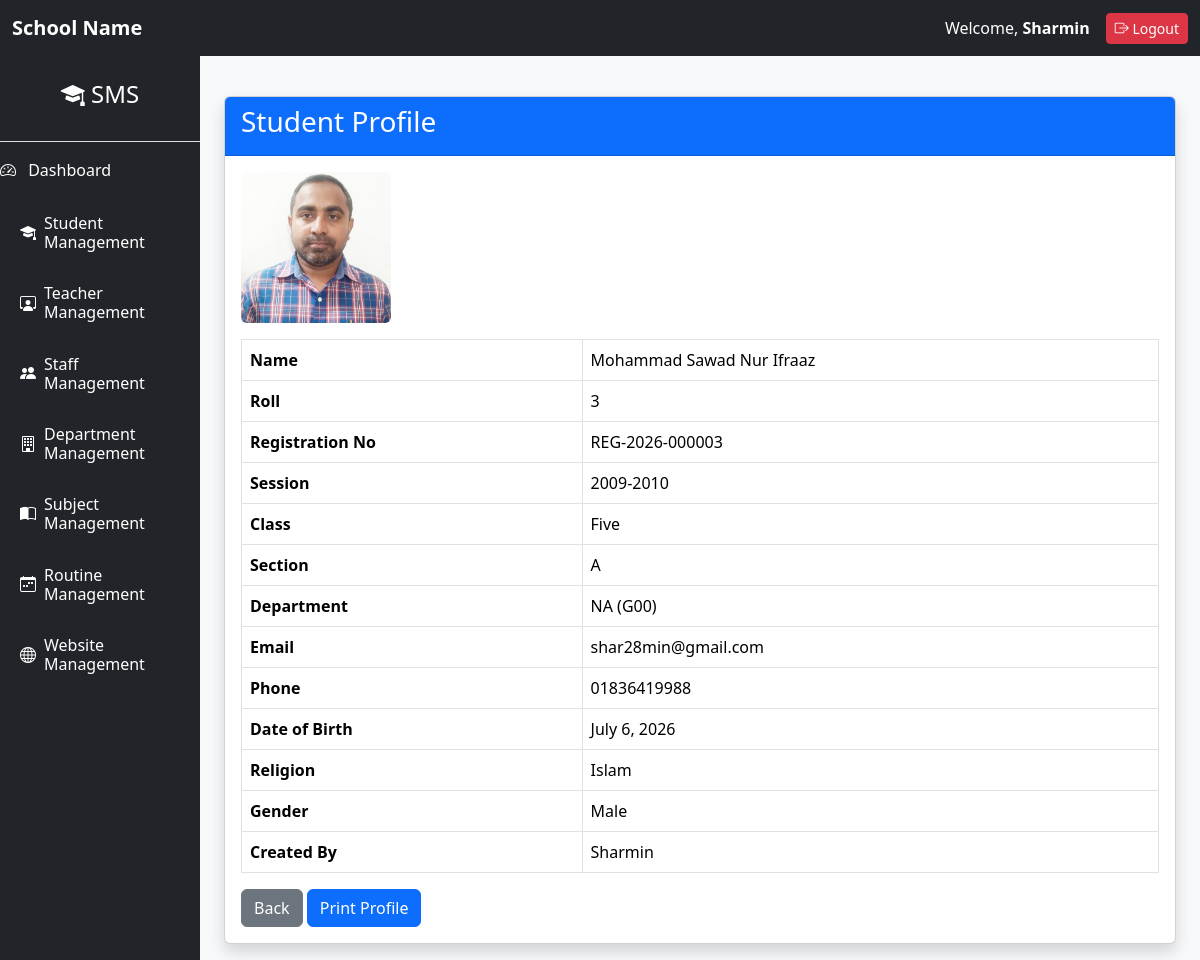
Page /students/detail/3/ (signed in) on the committed database.
### members/models.py (models this page shows, shortened)
class Student(models.Model):
    GENDER_CHOICES = [
        ('Male', 'Male'),
        ('Female', 'Female'),
        ('Other', 'Other'),
    ]
    RELIGION_CHOICES = [
        ('Islam', 'Islam'),
        ('Hindu', 'Hindu'),
        ('Buddhist', 'Buddhist'),
        ('Christian', 'Christian'),
        ('Other', 'Other'),
    ]
    created_by = models.ForeignKey(
    settings.AUTH_USER_MODEL,
    on_delete=models.SET_NULL,
    null=True,
    blank=True,
    )
    name = models.CharField(max_length=100)
    roll = models.PositiveIntegerField(
    blank=True,
    null=True,
    )
    registration_no = models.CharField(
    max_length=30,
    unique=True,
    blank=True,
    )
    student_id = models.CharField(
    max_length=20,
    unique=True,
    blank=True,
    editable=False,
    )
    session = models.ForeignKey(
    Session,
    on_delete=models.PROTECT,
    )
    student_class = models.ForeignKey(
    StudentClass,
    on_delete=models.PROTECT,
    )
    section = models.ForeignKey(
    Section,
    on_delete=models.PROTECT,
    )
    department = models.ForeignKey(
    Department,
    on_delete=models.PROTECT
    )
    email = models.EmailField(
    blank=True,
    null=True,
    )
    phone = models.CharField(max_length=11,
                             validators=[RegexValidator(regex=r'^01[3-9]\d{8}$',
                             message='Enter a valid Bangladeshi phone number.'
                              )
                              ]
                              )
    present_address = models.TextField()
    permanent_address = models.TextField()
    father_name = models.CharField(max_length=150)
    mother_name = models.CharField(max_length=150)
    dob = models.DateField()
    religion = models.CharField(
        max_length=20,
        choices=RELIGION_CHOICES
    )
    gender = models.CharField(
        max_length=10,
        choices=GENDER_CHOICES
    )
    blood_group = models.ForeignKey(
        BloodGroup,
        on_delete=models.PROTECT,
        null=True,
     blank=True,
    )
    nationality = models.CharField(
        max_length=50,
        default="Bangladeshi",
    )
    photo = models.ImageField(
        upload_to='student_images/',
        blank=True,
        null=True
    )
    previous_school = models.CharField(
    max_length=200,
    blank=True,
    )
    guardian_name = models.CharField(
    max_length=150,
    )
    guardian_phone = models.CharField(
    max_length=11,
    validators=[
        RegexValidator(
            regex=r"^01[3-9]\d{8}$",
            message="Enter a valid Bangladeshi phone number."
        )
        ]
    )
    guardian_occupation = models.CharField(
    max_length=100,
    blank=True,
    )
    created_at = models.DateTimeField(
    auto_now_add=True,
    )
    updated_at = models.DateTimeField(
    auto_now=True,
    )
    class Meta:
        constraints = [
            models.UniqueConstraint(
            fields=[
                "session",
                "student_class",
                "section",
                "department",
                "roll",
            ],
            name="unique_student_roll",
        )
        ]

### academics/models.py (models this page shows)
class Session(models.Model):
    name = models.CharField(
        max_length=20,
        unique=True,
    )
    is_active = models.BooleanField(
        default=True,
    )
    class Meta:
        ordering = ["-name"]
    def __str__(self):
        return self.name

class StudentClass(models.Model):
    name = models.CharField(
        max_length=30,
        unique=True,
    )
    order = models.PositiveIntegerField()
    class Meta:
        ordering = ["order"]
    def __str__(self):
        return self.name

class Section(models.Model):
    name = models.CharField(
        max_length=10,
        unique=True,
    )
    class Meta:
        ordering = ["name"]
    def __str__(self):
        return self.name

### departments/models.py (models this page shows)
class Department(models.Model):
    name = models.CharField(
        max_length=100,
        unique=True
    )
    department_code = models.CharField(
        max_length=20,
        unique=True
    )
    created_at = models.DateTimeField(
        auto_now_add=True
    )
    updated_at = models.DateTimeField(
        auto_now=True
    )
    def __str__(self):
        return f"{self.name} ({self.department_code})"

### members/views.py (the view)
# urls.py: path("detail/<int:id>/", views.StudentDetailView.as_view(), name="student_detail"),
class StudentDetailView(LoginRequiredMixin, DetailView):
        model = Student
        template_name = "student_detail.html"
        context_object_name = "student"
        pk_url_kwarg = "id"

### website/context_processors.py (called while the page is built)
def frontend_context(request):
    navigation_menus = (
        NavigationMenu.objects
        .filter(
            parent__isnull=True,
            is_active=True
        )
        .prefetch_related("children")
        .order_by("order", "name")
    )
    settings = WebsiteSettings.objects.first()
    return {
        "navigation_menus": navigation_menus,
        "school_name": settings.school_name if settings else "",
        "school_logo": settings.logo if settings else None,
    }

### members/templates/student_detail.html
{% extends 'base.html' %}
{% block content %}
<div class="container mt-4">
    <div class="card shadow">
        <div class="card-header bg-primary text-white">
            <h3>Student Profile</h3>
        </div>
        <div class="card-body">
            {% if student.photo %}
                <img src="{{ student.photo.url }}"
                     width="150"
                     class="rounded mb-3">
            {% endif %}
            <table class="table table-bordered">
                <tr>
                    <th>Name</th>
                    <td>{{ student.name }}</td>
                </tr>
                <tr>
                    <th>Roll</th>
                    <td>{{ student.roll }}</td>
                </tr>
                <tr>
                    <th>Registration No</th>
                    <td>{{ student.registration_no }}</td>
                </tr>
                <tr>
                    <th>Session</th>
                    <td>{{ student.session }}</td>
                </tr>
                <tr>
                    <th>Class</th>
                    <td>{{ student.student_class }}</td>
                </tr>
                <tr>
                    <th>Section</th>
                    <td>{{ student.section }}</td>
                </tr>
                <tr>
                    <th>Department</th>
                    <td>{{ student.department }}</td>
                </tr>
                <tr>
                    <th>Email</th>
                    <td>{{ student.email }}</td>
                </tr>
                <tr>
                    <th>Phone</th>
                    <td>{{ student.phone }}</td>
                </tr>
                <tr>
                    <th>Date of Birth</th>
                    <td>{{ student.dob }}</td>
                </tr>
                <tr>
                    <th>Religion</th>
                    <td>{{ student.religion }}</td>
                </tr>
                <tr>
                    <th>Gender</th>
                    <td>{{ student.gender }}</td>
                </tr>
                <tr>
                    <th>Created By</th>
                    <td>{{ student.created_by }}</td>
                </tr>
            </table>
            <a href="{% url 'student_list' %}" class="btn btn-secondary">
                Back
            </a>
            <a href="{% url 'student_print' student.id %}" target="_blank" class="btn btn-primary">
            Print Profile
            </a>
        </div>
    </div>
</div>
{% endblock %}

### core/templates/base.html (shortened to what this page needs)
<!DOCTYPE html>
<html lang="en">
<head>
    <link
        href="https://cdn.jsdelivr.net/npm/bootstrap@5.3.8/dist/css/bootstrap.min.css"
        rel="stylesheet">
    <link
        href="https://cdn.jsdelivr.net/npm/bootstrap-icons@1.13.1/font/bootstrap-icons.css"
        rel="stylesheet">
</head>
<body>
<nav class="navbar navbar-expand-lg navbar-dark bg-dark">
    <div class="container-fluid">
        <a class="navbar-brand fw-bold"
           href="{% url 'student_list' %}">
            School Name
        </a>
        <div class="d-flex align-items-center">
            {% if request.user.is_authenticated %}
                <span class="text-white me-3">
                    Welcome,
                    <strong>{{ request.user.username }}</strong>
                </span>
                <form
                    action="{% url 'logout' %}"
                    method="POST">
                    <button
                        type="submit"
                        class="btn btn-danger btn-sm">
                        <i class="bi bi-box-arrow-right"></i>
                        Logout
                    </button>
                </form>
            {% endif %}
        </div>
    </div>
</nav>
<div class="container-fluid">
    <div class="row">
        {% include "sidebar.html" %}
        <main class="col-md-9 col-lg-10 py-3">
            {% block content %}
            {% endblock %}
        </main>
    </div>
</div>
</body>
</html>

### core/templates/base.html (style rules this page uses)
body { background:#f8f9fa; }

### rows in the picture
Student: photo (picture), name "Mohammad Sawad Nur Ifraaz", roll "3", registration_no "REG-2026-000003", session "2009-2010", student_class "Five", section "A", department "NA (G00)", email "shar28min@gmail.com", phone "01836419988", dob "July 6, 2026", religion "Islam", gender "Male", created_by "Sharmin"

### other values in the picture
{{ request.user.username }} "Sharmin"
